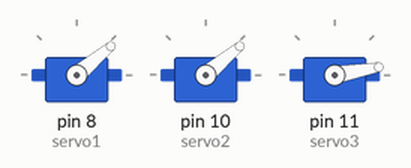
This sketch was run on a simulated Arduino Uno, built with avr-gcc and run on an emulated ATmega328P. On the bench: 3 × servo.

Above: at 4.05 s.
At 8.3 s:
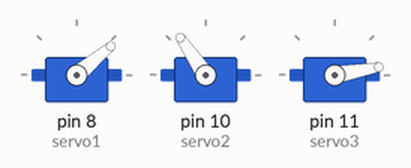
At 10.39 s:
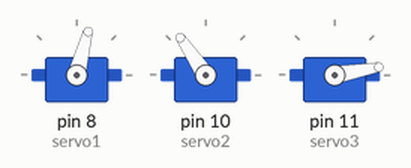
At 11.29 s:
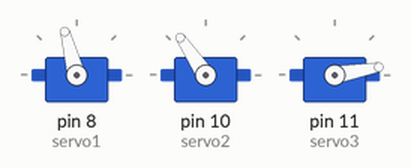
At 12.4 s:
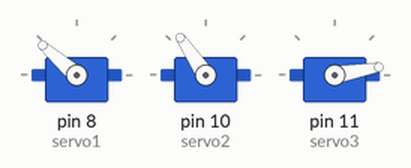
At 21.7 s:
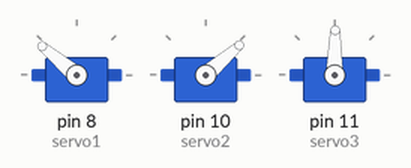
Timing chart, 0 to 23.2 s (numbered marks = the images above):
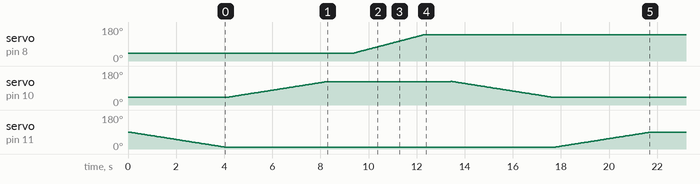

The sketch:

Servo_Motor_Robotic_Arm.ino
```cpp
#include <Servo.h>

int servo_1 = 0;
int servo_2 = 0;
int servo_3 = 0;

//Define Servo
Servo servo1;
Servo servo2;
Servo servo3;

void setup(){
  Serial.begin(115200); // Initialize serial with 9600bps

  //Setup for servo motors
  servo1.attach(8);
  servo2.attach(10);
  servo3.attach(11);

  //Setup for initial position of the servos
  servo1.write(40); //gripper
  servo2.write(40); //gripper supporter
  servo3.write(90); //stand for servo
}

void loop(){
    if (servo_3 == 0 && servo_2 == 0 && servo_1 == 0)
    {

   // Servo 3 will go down to assist the position of servo that control gripper motor
     for (int i = 90; i>9; i--)
    {
      servo3.write(i);
      delay(50);
      servo_3 = 1;
      servo_2 = 1;
    }
    }

  //Servo 2 going down to assist gripper
  if (servo_1 == 0 && servo_2 == 1 && servo_3 == 1)
  {
     for (int i = 40; i<125; i++)
  {
    servo2.write(i);
    servo_1 = 1;
    servo_2 = 0;
    servo_3 = 0;
    delay(50);
  }
  }

  //Gripper going down and pick the ball
  if (servo_1 == 1 && servo_2 == 0 && servo_3 == 0)
  {
   delay(1000);
   for (int i = 40; i<140; i++)
  {
    servo1.write(i);
    delay(30);
  }
  delay(1000);
  servo_2 = 1;


  }

  //Gripper will hold the ball and Servo 2 will going up
  if (servo_2 == 1 && servo_1 == 1 && servo_3 == 0)
  {
    servo1.write(140);
    delay(100);
    for (int i = 125; i>40; i--)
    {
      servo2.write(i);
      delay(50);
    }
    //servo_1 = 1;
    //servo_2 = 0;
    servo_3 = 1;
    servo_2 = 0;
  }

  //Long servo will go up
  if (servo_2 == 0 && servo_3 == 1 && servo_1 == 1)
  {
    for (int i = 9; i<90; i++)
    {
    servo3.write(i);
    delay(50);
    servo_3 = 0;
    servo_1 = 0;
    servo_2 = 1;
   }
  }


}

  //servo1.write(0);
  //delay(1000);
 /* servo2.write(130);
  servo3.write(30);
  delay(1000);
  ballFound = 1;
  basketFound = 0;
  Serial.println("YEah found the ball and catch it !");
  delay(1000);
  servo1.write(90);
  delay(1000);
  servo2.write(130);
  servo3.write(30);
  delay(1000);*/
```

Measured:
- by itself, servo on pin 8 (servo1): moves from 40° to 140° over 4.0 s
- by itself, servo on pin 10 (servo2): rises from 40° to 125° in 9.3 s, then falls to 41° in 4.2 s
